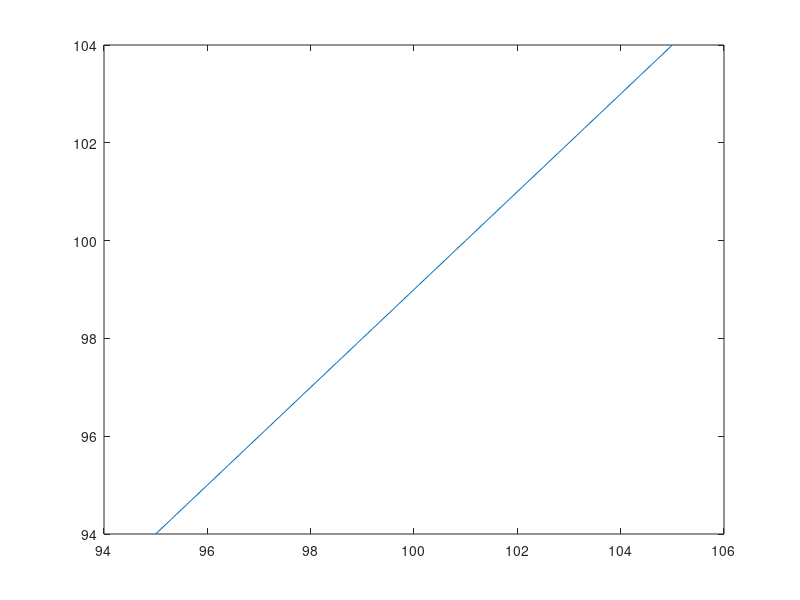

This figure's MATLAB source:
s = 95:0.1:105;
sig = 0.1;
[atmcall,atmput] = blsprice(s,1,0,1,sig);
[itmcall,otmput] = blsprice(s,1+4*sig,0,1,sig);
[otmcall,itmput] = blsprice(s,1-4*sig,0,1,sig);

figure
plot(s,atmcall)